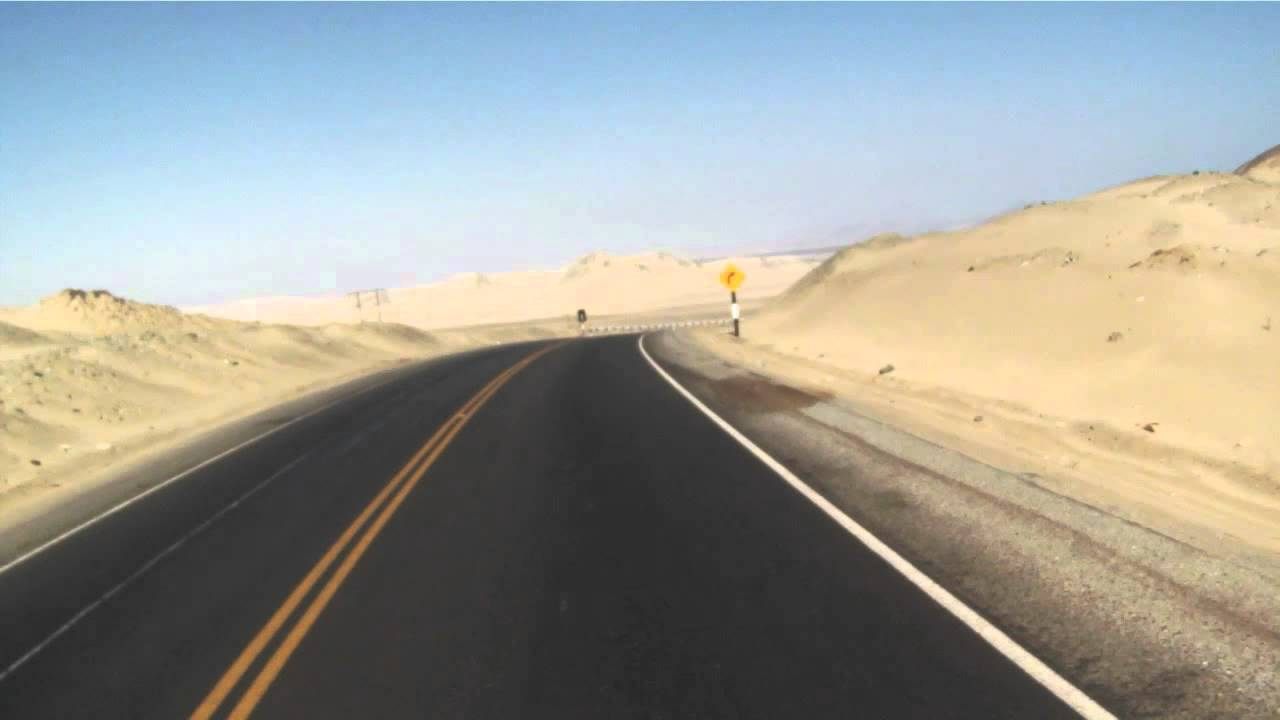
#> input picture OpenCV/OpenCVTests/eh.jpg, 1280 x 720 px, given in place of the camera
$ python detectivee.py
#> lines starting #> are read from the running program, lines starting #| are printed output that depends on the picture; after the words box and inside, x2 and y2 are one past the last pixel; in counts of white or black regions, pixels touching at a corner belong together
import cv2
import numpy as np

def nothing(x):
    pass

cap = cv2.VideoCapture(0)

cv2.namedWindow("Trackkk")
cv2.createTrackbar("LH", "Trackkk", 0, 255, nothing)
#> slider 'LH' is set to 51
cv2.createTrackbar("LS", "Trackkk", 0, 255, nothing)
#> slider 'LS' is set to 51
cv2.createTrackbar("LV", "Trackkk", 0, 255, nothing)
#> slider 'LV' is set to 51
cv2.createTrackbar("UH", "Trackkk", 255, 255, nothing)
cv2.createTrackbar("US", "Trackkk", 255, 255, nothing)
cv2.createTrackbar("UV", "Trackkk", 255, 255, nothing)

while True:
    # frame = cv2.imread("smartass.png")
    _, frame = cap.read()
#> frame is the input picture: shape (720, 1280, 3); mean B, G, R 150.3, 156.2, 154.5

    hsv = cv2.cvtColor(frame, cv2.COLOR_BGR2LAB)
#> hsv: shape (720, 1280, 3); mean of channels 0, 1, 2 160.9, 127.5, 131.1

    l_h = cv2.getTrackbarPos("LH","Trackkk")
    l_s = cv2.getTrackbarPos("LS","Trackkk")
    l_v = cv2.getTrackbarPos("LV","Trackkk")

    u_h = cv2.getTrackbarPos("UH","Trackkk")
    u_s = cv2.getTrackbarPos("US","Trackkk")
    u_v = cv2.getTrackbarPos("UV","Trackkk")

    l_b = np.array([l_h, l_s, l_v])
    u_b = np.array([u_h, u_s, u_v])

    mask = cv2.inRange(hsv, l_b, u_b)
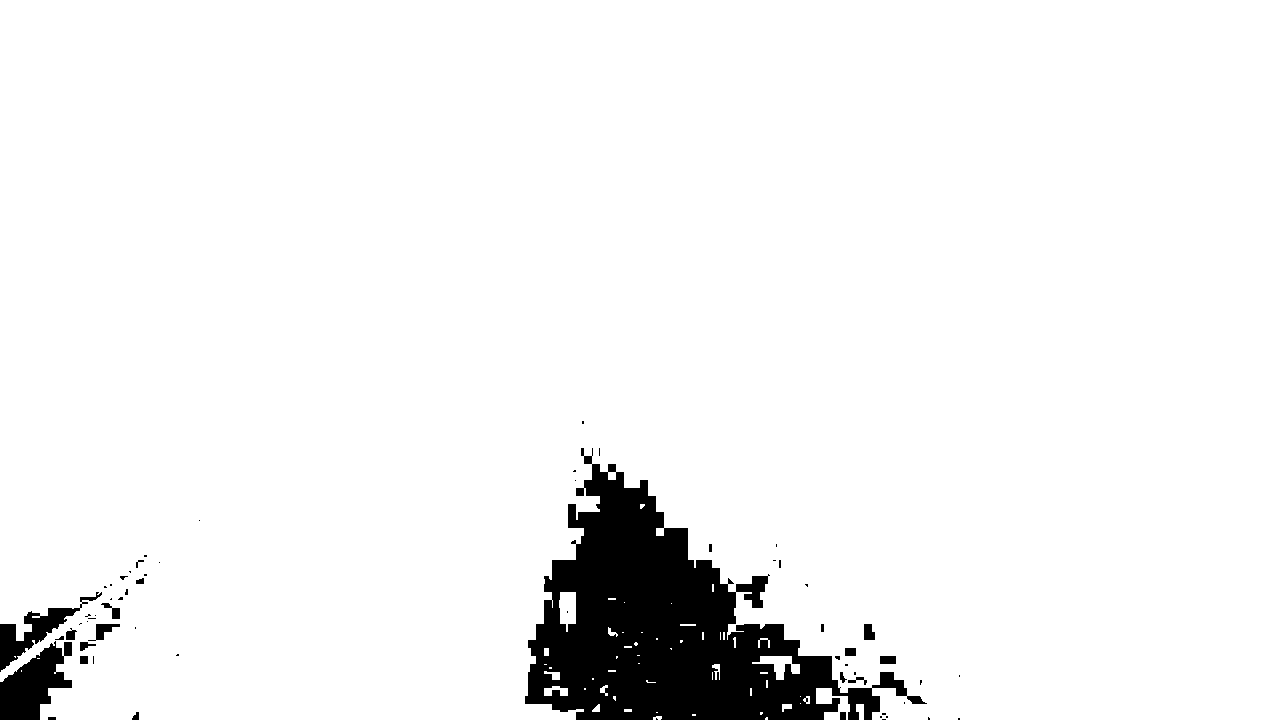
#> mask: shape (720, 1280); 94.3% white; 62 black regions (41 under 20 px), largest, box (x1, y1, x2, y2) and area: (525, 448, 927, 720) 45467, (0, 641, 72, 720) 3287, (0, 592, 102, 672) 1924

    res = cv2.bitwise_and(frame, frame, mask=mask)
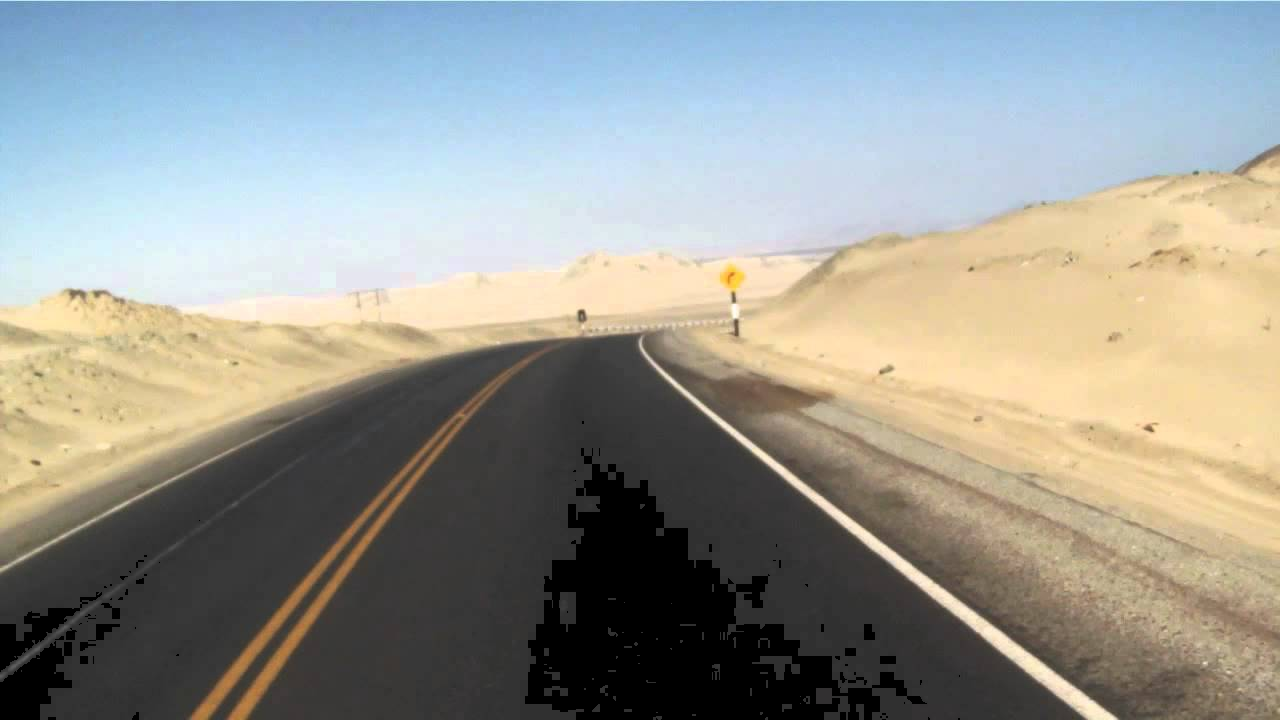
#> res: shape (720, 1280, 3); mean B, G, R 147.7, 153.6, 151.9

    cv2.imshow("frame", frame)
    cv2.imshow("mask", mask)
    cv2.imshow("res", res)

    key = cv2.waitKey(1)
#> (key Esc is pressed here)
    if key == 27:
        break

cap.release()
cv2.destroyAllWindows()

$ run again, on OpenCV/OpenCVTests/lol.jpg
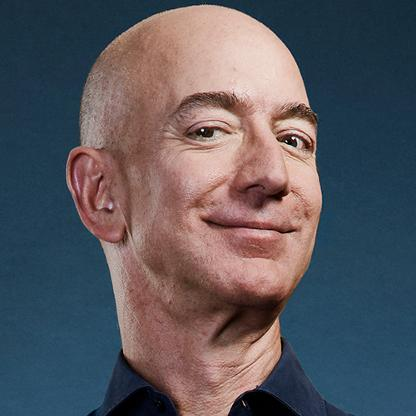
#> input picture OpenCV/OpenCVTests/lol.jpg, 416 x 416 px, given in place of the camera
#> frame is the input picture: shape (416, 416, 3); mean B, G, R 94.2, 87.8, 90.1
#> hsv: shape (416, 416, 3); mean of channels 0, 1, 2 95.9, 132.2, 124.9
#> `mask = cv2.inRange(hsv, l_b, u_b)`:
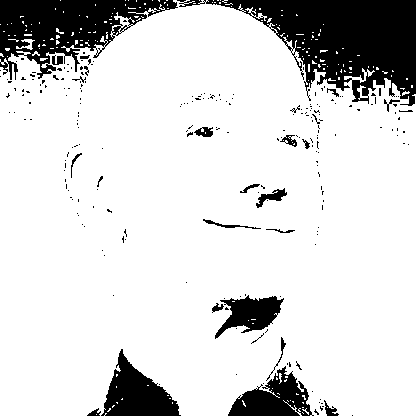
#> mask: shape (416, 416); 84.2% white; 230 black regions (205 under 20 px), largest, box (x1, y1, x2, y2) and area: (177, 0, 416, 106) 11739, (0, 0, 178, 80) 6989, (101, 349, 181, 416) 2745
#> `res = cv2.bitwise_and(frame, frame, mask=mask)`:
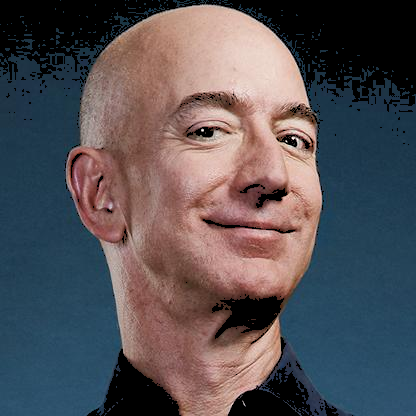
#> res: shape (416, 416, 3); mean B, G, R 86, 81.4, 85.9

$ run again, on OpenCV/OpenCVTests/beezosface.png
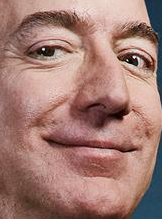
#> input picture OpenCV/OpenCVTests/beezosface.png, 162 x 219 px, given in place of the camera
#> frame is the input picture: shape (219, 162, 3); mean B, G, R 115.6, 124, 162.6
#> hsv: shape (219, 162, 3); mean of channels 0, 1, 2 140.5, 142.1, 138.7
#> `mask = cv2.inRange(hsv, l_b, u_b)`:
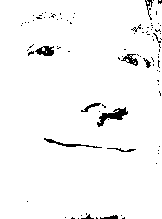
#> mask: shape (219, 162); 97% white; 92 black regions (81 under 20 px), largest, box (x1, y1, x2, y2) and area: (97, 107, 128, 127) 232, (35, 46, 54, 56) 125, (44, 138, 102, 148) 124
#> `res = cv2.bitwise_and(frame, frame, mask=mask)`:
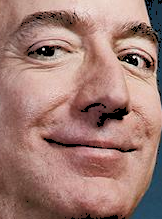
#> res: shape (219, 162, 3); mean B, G, R 114.9, 123.2, 161

$ run again, on OpenCV/OpenCVTests/harry.png
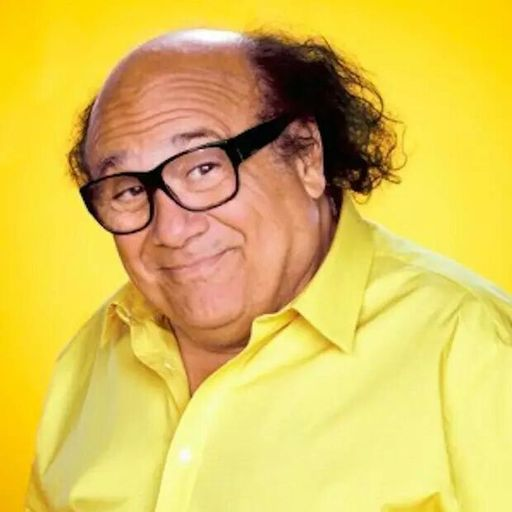
#> input picture OpenCV/OpenCVTests/harry.png, 512 x 512 px, given in place of the camera
#> frame is the input picture: shape (512, 512, 3); mean B, G, R 85.9, 193.6, 221.5
#> hsv: shape (512, 512, 3); mean of channels 0, 1, 2 200.1, 126.8, 181.4
#> `mask = cv2.inRange(hsv, l_b, u_b)`:
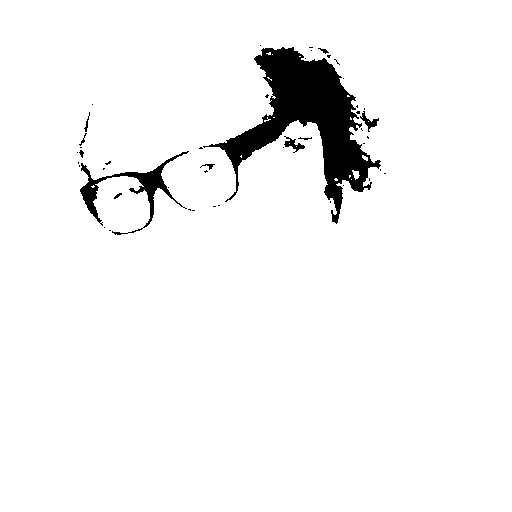
#> mask: shape (512, 512); 95.5% white; 47 black regions (36 under 20 px), largest, box (x1, y1, x2, y2) and area: (203, 47, 381, 224) 9731, (80, 151, 189, 235) 1509, (284, 136, 305, 153) 130
#> `res = cv2.bitwise_and(frame, frame, mask=mask)`:
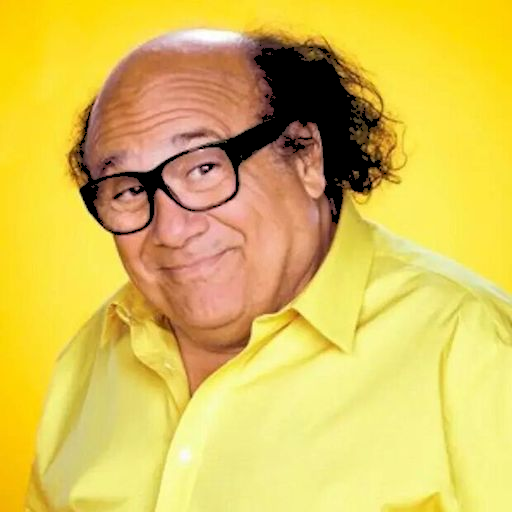
#> res: shape (512, 512, 3); mean B, G, R 85.6, 193.2, 220.3
